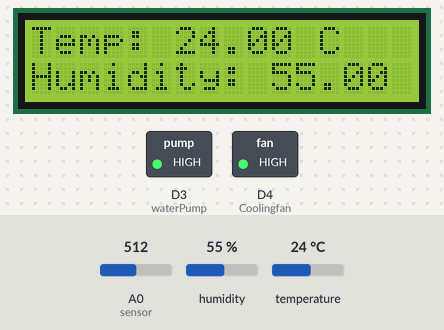
A sketch run on a simulated ESP8266 (NodeMCU). Shown: 16×2 character LCD, switched loads named in the sketch (green lamp = pin HIGH). The inputs (shaded band) are chosen by the test bench; at power-on: temperature 24 °C, A0 (sensor) = 512, humidity 55 %. WiFi joins after 1.5 s; servers stay silent unless stated.

Above: at 11.1 s.
11.2 s: temperature set to 29 °C
17.1 s: temperature set to 32 °C
At 21.1 s:
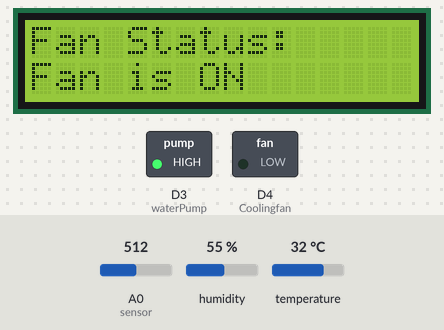
23.0 s: A0 (sensor) set to 704
At 25.8 s:
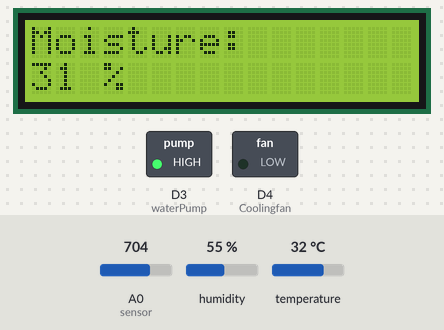
28.4 s: A0 (sensor) set to 737
At 31.9 s:
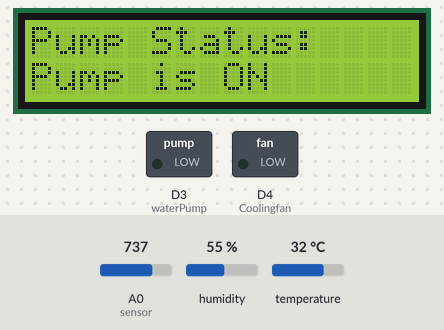
34.3 s: temperature set to 12 °C
At 38.0 s:
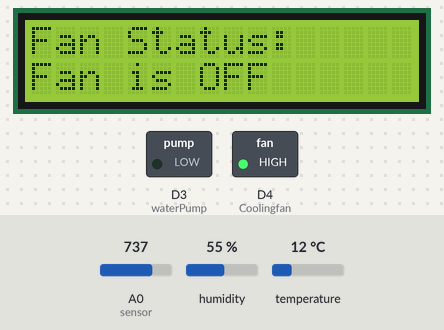
40.2 s: humidity set to 22 %
At 44.4 s:
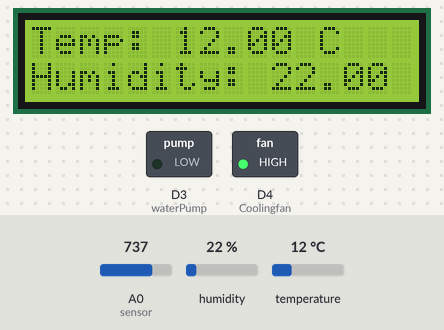
Timing chart, 0 to 45.9 s (numbered marks = the images above; inputs shaded):
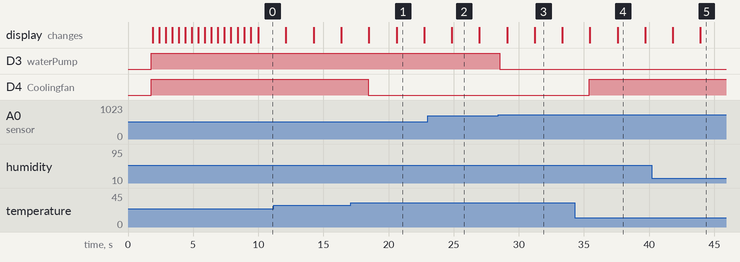

Measured:
- the behaviour switches between 30 and 31 °C on temperature (found by bisection; images 0 and 1)
- the behaviour switches between 721 and 722 on A0 (sensor) (found by bisection; images 2 and 3)
- after the input at 17.1 s, D4 (Coolingfan): HIGH → LOW after 1.3 s
- after the input at 28.4 s, D3 (waterPump): HIGH → LOW after 0.13 s; the display: first differs from a run without the input after 2.8 s (image 3)
- after the input at 34.3 s, D4 (Coolingfan): LOW → HIGH after 1.1 s
- what the display in image 1 shows lasts 2.1 s, from 20.6 s to 22.7 s

The sketch:

PWE09.ino
```cpp
// PWE 09 Smart GreenHouse
#define BLYNK_TEMPLATE_ID "TMPL6pNB9nEwq" //Initializing BLYNK IOT
#define BLYNK_TEMPLATE_NAME "Smart Greenhouse PWE09"
#define BLYNK_AUTH_TOKEN "-uNcuwUXmB5YO8e25SMBr1vtfDiPsa-V"

// WiFi credentials
char ssid[] = "YOUR_WIFI_NAME";      // Replace with your WiFi network name
char pass[] = "YOUR_WIFI_PASSWORD";  // Replace with your WiFi password

//Libraries for the System
#include <LiquidCrystal_I2C.h>
#include <DHT.h>
#include <ESP8266WiFi.h>
#include <BlynkSimpleEsp8266.h>  // Include Blynk's ESP8266 library

// Initialize the LCD display
LiquidCrystal_I2C lcd(0x27, 16, 2);

// Define component pins
#define sensor A0 //soil moisture
#define waterPump D3 //water pump relay
#define DHTPIN D5
#define DHTTYPE DHT11
#define Coolingfan D4 //cooling fan relay

//Initializing DHT 11 Sensor
DHT dht(DHTPIN, DHTTYPE);

//Screen swapping
int displayState = 0;
unsigned long previousMillis = 0;
const long interval = 2000;

// Blynk timer
BlynkTimer timer;

//Manual overide for Fan,Water pump using a button in the BLYNK interface
bool fanAutoMode = true;  // Variable to control automatic/manual mode for fan
bool pumpAutoMode = true; // Variable to control automatic/manual mode for pump

void setup() {
  Serial.begin(9600);

  // Initialize Blynk
  Blynk.begin(BLYNK_AUTH_TOKEN, ssid, pass);

  pinMode(waterPump, OUTPUT); //fan, pump on mode
  digitalWrite(waterPump, HIGH);

  pinMode(Coolingfan, OUTPUT);
  digitalWrite(Coolingfan, HIGH);

  lcd.init();
  lcd.backlight();

  dht.begin();

  lcd.setCursor(1, 0);
  lcd.print("System Loading");
  for (int a = 0; a <= 15; a++) {
    lcd.setCursor(a, 1);
    lcd.print(".");
    delay(500);
  }
  lcd.clear();

  lcd.setCursor(0, 0);
  lcd.print("Sensors Ready");

  // Setup a function to be called periodically by Blynk
  timer.setInterval(2000L, sendSensorDataToBlynk); //BLYNK delay for new data input
}

void loop() {
  Blynk.run();  // Run Blynk
  timer.run();  // Run the timer

  dhtSensorRead();
  soilMoistureSensor();

  unsigned long currentMillis = millis();

  if (currentMillis - previousMillis >= interval) {
    previousMillis = currentMillis;
    displayState++;
    if (displayState > 3) displayState = 0;
  }

  switch (displayState) {
    case 0:
      displaySoilMoisture();
      break;
    case 1:
      displayTemperatureHumidity();
      break;
    case 2:
      displayFanStatus();
      break;
    case 3:
      displayPumpStatus();
      break;
  }

  delay(500);
}

// Function to send sensor data to Blynk
void sendSensorDataToBlynk() {
  float temperature = dht.readTemperature();
  float humidity = dht.readHumidity();
  int soilMoisture = analogRead(sensor);

  // Map soil moisture value to a percentage, same as the LCD display
  soilMoisture = map(soilMoisture, 0, 1024, 0, 100);
  soilMoisture = (soilMoisture - 100) * -1;

  //Virtual Pins
  Blynk.virtualWrite(V1, temperature);  // Send temperature to Blynk app
  Blynk.virtualWrite(V2, humidity);     // Send humidity to Blynk app
  Blynk.virtualWrite(V3, soilMoisture); // Send soil moisture (in percentage) to Blynk app
}

// Function to control cooling fan manually via Blynk switch (V4)
BLYNK_WRITE(V4) {
  int pinValue = param.asInt(); // Get value from Blynk app (0 or 1)

  if (pinValue == 1) {
    fanAutoMode = false;        // Disable automatic mode
    digitalWrite(Coolingfan, LOW);  // Turn on the fan manually
  } else {
    fanAutoMode = true;         // Enable automatic mode
  }
}

// Function to control water pump manually via Blynk switch (V5)
BLYNK_WRITE(V5) {
  int pinValue = param.asInt(); // Get value from Blynk app (0 or 1)

  if (pinValue == 1) {
    pumpAutoMode = false;       // Disable automatic mode
    digitalWrite(waterPump, LOW);  // Turn on the pump manually
  } else {
    pumpAutoMode = true;        // Enable automatic mode
  }
}

// Function to get the temperature and humidity readings
void dhtSensorRead() {
  float humidity = dht.readHumidity();
  float temperature = dht.readTemperature();

  // Control Coolingfan based on temperature only in automatic mode
  if (fanAutoMode) {
    if (temperature > 30) {
      digitalWrite(Coolingfan, LOW);  // Turn on the fan
    } else {
      digitalWrite(Coolingfan, HIGH); // Turn off the fan
    }
  }

  if (isnan(humidity) || isnan(temperature)) {
    lcd.setCursor(0, 0);
    lcd.print("Sensor Error");
  }
}

// Function to get the soil moisture values
void soilMoistureSensor() {
  int value = analogRead(sensor);
  value = map(value, 0, 1024, 0, 100);
  value = (value - 100) * -1;

  // Control water pump only in automatic mode
  if (pumpAutoMode) {
    if (value < 30) {
      digitalWrite(waterPump, LOW);  // Turn on the pump
    } else {
      digitalWrite(waterPump, HIGH); // Turn off the pump
    }
  }
}

// Function to display soil moisture on the LCD
void displaySoilMoisture() {
  int value = analogRead(sensor);
  value = map(value, 0, 1024, 0, 100);
  value = (value - 100) * -1;

  lcd.clear();
  lcd.setCursor(0, 0);
  lcd.print("Moisture:");
  lcd.setCursor(0, 1);
  lcd.print(value);
  lcd.print(" %");
}

// Function to display temperature and humidity on the LCD
void displayTemperatureHumidity() {
  float humidity = dht.readHumidity();
  float temperature = dht.readTemperature();

  lcd.clear();
  lcd.setCursor(0, 0);
  lcd.print("Temp: ");
  lcd.print(temperature);
  lcd.print(" C");

  lcd.setCursor(0, 1);
  lcd.print("Humidity: ");
  lcd.print(humidity);
  lcd.print(" %");
}

// Function to display fan status on the LCD
void displayFanStatus() {
  lcd.clear();
  lcd.setCursor(0, 0);
  lcd.print("Fan Status:");

  if (digitalRead(Coolingfan) == LOW) {
    lcd.setCursor(0, 1);
    lcd.print("Fan is ON");
  } else {
    lcd.setCursor(0, 1);
    lcd.print("Fan is OFF");
  }
}

// Function to display water pump status on the LCD
void displayPumpStatus() {
  lcd.clear();
  lcd.setCursor(0, 0);
  lcd.print("Pump Status:");

  if (digitalRead(waterPump) == LOW) {
    lcd.setCursor(0, 1);
    lcd.print("Pump is ON");
  } else {
    lcd.setCursor(0, 1);
    lcd.print("Pump is OFF");
  }
}
```
